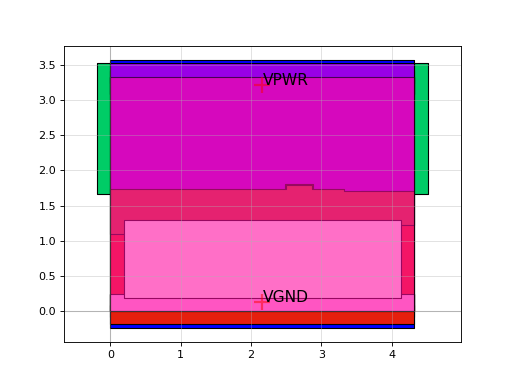

Python code for this plot:
import sky130

c = sky130.components.sky130_fd_sc_hs__o311a_1()
c.plot()
